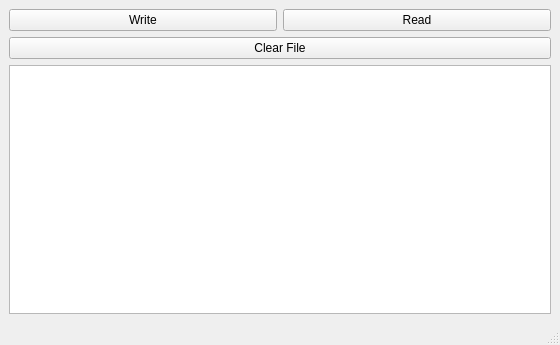
<?xml version="1.0" encoding="UTF-8"?>
<ui version="4.0">
 <class>MainWindow</class>
 <widget class="QMainWindow" name="MainWindow">
  <property name="geometry">
   <rect>
    <x>0</x>
    <y>0</y>
    <width>560</width>
    <height>345</height>
   </rect>
  </property>
  <property name="windowTitle">
   <string>MainWindow</string>
  </property>
  <widget class="QWidget" name="centralwidget">
   <layout class="QVBoxLayout" name="verticalLayout_2">
    <item>
     <layout class="QVBoxLayout" name="verticalLayout">
      <item>
       <layout class="QHBoxLayout" name="horizontalLayout">
        <item>
         <widget class="QPushButton" name="pushButton_write">
          <property name="text">
           <string>Write</string>
          </property>
         </widget>
        </item>
        <item>
         <widget class="QPushButton" name="pushButton_read">
          <property name="text">
           <string>Read</string>
          </property>
         </widget>
        </item>
       </layout>
      </item>
      <item>
       <widget class="QPushButton" name="pushButton_clear">
        <property name="text">
         <string>Clear File</string>
        </property>
       </widget>
      </item>
      <item>
       <widget class="QPlainTextEdit" name="plainTextEdit"/>
      </item>
     </layout>
    </item>
   </layout>
  </widget>
  <widget class="QMenuBar" name="menubar">
   <property name="geometry">
    <rect>
     <x>0</x>
     <y>0</y>
     <width>560</width>
     <height>22</height>
    </rect>
   </property>
  </widget>
  <widget class="QStatusBar" name="statusbar"/>
 </widget>
 <resources/>
 <connections/>
</ui>
